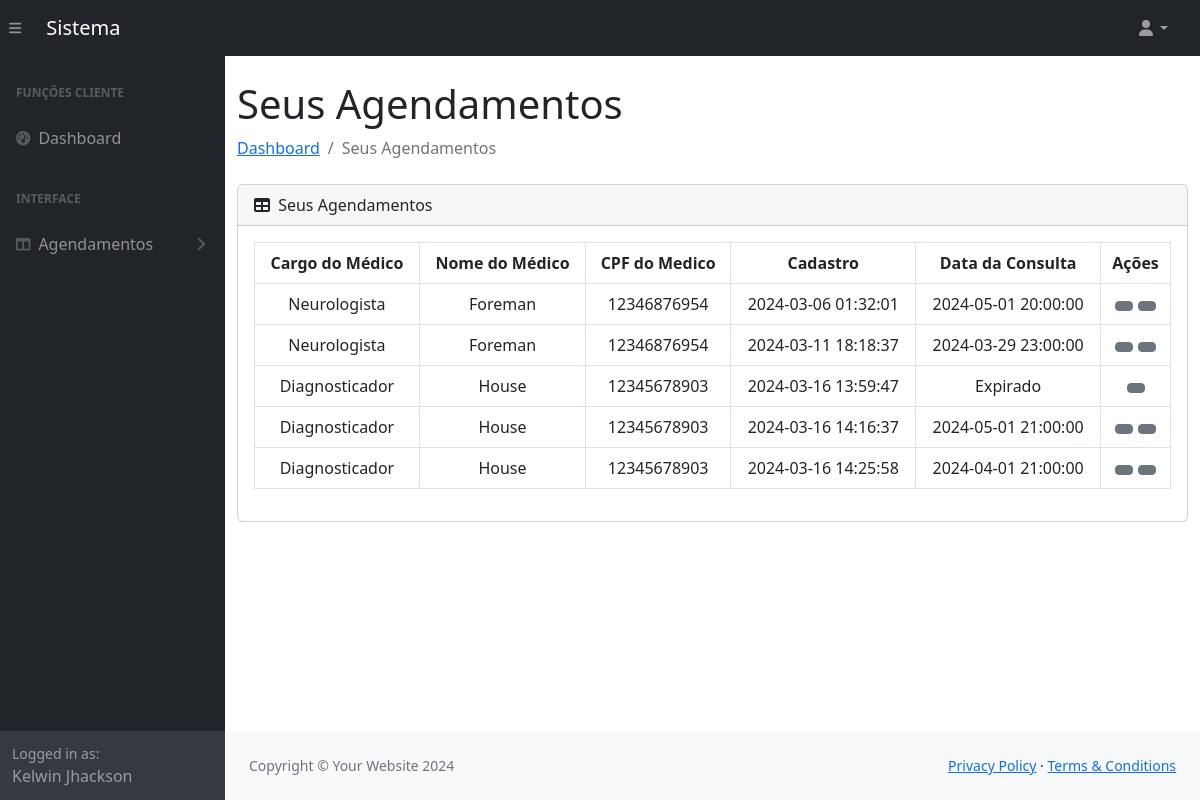
The page /sistema.php?pagina=listarAgendamentos (signed in) on the database its author committed.
### tables this page shows
CREATE TABLE `agendamentos` (
  `id` int NOT NULL,
  `idCliente` int NOT NULL,
  `nomeCliente` varchar(40) NOT NULL,
  `emailCliente` varchar(40) NOT NULL,
  `cpfCliente` varchar(15) NOT NULL,
  `idMedico` int NOT NULL,
  `cargoMedico` varchar(50) NOT NULL,
  `nomeMedico` varchar(50) NOT NULL,
  `cpfMedico` varchar(15) NOT NULL,
  `criadoEm` timestamp NOT NULL DEFAULT CURRENT_TIMESTAMP,
  `dataConsulta` timestamp NULL DEFAULT NULL,
  `isDeleted` varchar(1) DEFAULT NULL
);

### sistema.php (called while the page is built, shortened)
<?php
    include_once 'controllers/validate.php';
    function pageContent(){
        validarPagina();
    }
    include_once 'views/layout.php';
?>

### models/Manager.php (called while the page is built, shortened)
<?php
	class Manager extends Connect{
		public function select_common($table, $fields, $filters, $query_extra){
			$pdo = parent::get_instance();
			$query = "SELECT ";
			if($fields != null){
				$query .= implode(", ", $fields);
			}else{
				$query .= "*";
			}
			$query .= " FROM $table";
			if($filters != null){
				$query .= " WHERE ";
				foreach ($filters as $key => $value) {
					$query .= "$key=:$key AND ";
				}
				$query = substr($query, 0, -4);
			}
			$statement = $pdo->prepare($query);
			if($filters != null){
				foreach ($filters as $key => $value) {
					$filters[$key] = filter_var($value);
				}
				foreach ($filters as $key => $value) {
					$statement->bindValue(":$key", $value, PDO::PARAM_STR);
				}
			}
			$statement->execute();
			$data = [];
			if($statement->rowCount()){
				while($result = $statement->fetch(PDO::FETCH_ASSOC)){
					$data[] = $result;
				}
			}else{
				return false;
			}
			return $data;
		}
	}
?>

### views/modulos/agendamentos/lista.php (the view, shortened to what this page needs)
<?php
$dataAtual = date("Y-m-d H:i:s");
$dataAtual = strtotime($dataAtual);
?>
<div class="container-fluid">
    <h1 class="mt-4"><?= $titleSection; ?></h1>
    <ol class="breadcrumb mb-4">
        <li class="breadcrumb-item"><a href="#">Dashboard</a></li>
        <li class="breadcrumb-item active"><?= $titleSection; ?></li>
    </ol>
    <div class="card mb-4">
        <div class="card-header">
            <i class="fas fa-table me-1"></i>
            <?= $titleSection; ?>
        </div>
        <div class="card-body">
            <table class="table table-bordered table-hover table-stripped text-center" id="datatablesSimple">
                <thead class="text-center">
                    <?php if (!($_SESSION[sha1("user_data")][0]["tipoAcesso"] == "medico")) : ?>
                        <th>Cargo do Médico</th>
                        <th>Nome do Médico</th>
                        <th>CPF do Medico</th>
                    <?php endif; ?>
                    <th> Cadastro </th>
                    <th>Data da Consulta</th>
                    <th>Ações</th>
                </thead>
                <tbody>
                    <?php foreach ($lista as $l) : ?>
                        <tr>
                                <?php if ($_SESSION[sha1("user_data")][0]["tipoAcesso"] == "cliente" && $l['nomeCliente'] == $_SESSION[sha1("user_data")][0]["nome"]) : ?>
                                    <td><?= $l['cargoMedico']; ?></td>
                                    <td><?= $l['nomeMedico']; ?></td>
                                    <td><?= $l['cpfMedico']; ?></td>
                                    <td><?= $l['criadoEm']; ?></td>
                                    <td>
                                        <?php if ($dataAtual > strtotime($l['dataConsulta'])) : ?>
                                            Expirado
                                        <?php elseif ($dataAtual <= strtotime($l['dataConsulta'])) : ?>
                                            <?= $l['dataConsulta'] ?>
                                        <?php endif; ?>
                                    </td>
                                    <td>
                                <?php endif; ?>
                                <?php if (!($dataAtual > strtotime($l['dataConsulta']))) : ?>
                                    <a href="?pagina=atualizarAgendamento&id=<?= $l['id'] ?>" class="btn btn-sm btn-secondary">
                                    </a>
                                <?php endif; ?>
                                <button class="btn btn-sm btn-secondary" data-bs-toggle="modal" data-bs-target="#exampleModal-<?= $l['id']; ?>">
                                </button>
                                </td>
                        </tr>
                    <?php endforeach; ?>
                </tbody>
            </table>
        </div>
    </div>
</div>

### rows shown on the page
agendamentos: cargoMedico "Neurologista", nomeMedico "Foreman", cpfMedico "12346876954", criadoEm "2024-03-06 01:32:01", dataConsulta "2024-05-01 20:00:00"
agendamentos: cargoMedico "Neurologista", nomeMedico "Foreman", cpfMedico "12346876954", criadoEm "2024-03-11 18:18:37", dataConsulta "2024-03-29 23:00:00"
agendamentos: cargoMedico "Diagnosticador", nomeMedico "House", cpfMedico "12345678903", criadoEm "2024-03-16 13:59:47", shows "Expirado"
agendamentos: cargoMedico "Diagnosticador", nomeMedico "House", cpfMedico "12345678903", criadoEm "2024-03-16 14:16:37", dataConsulta "2024-05-01 21:00:00"
agendamentos: cargoMedico "Diagnosticador", nomeMedico "House", cpfMedico "12345678903", criadoEm "2024-03-16 14:25:58", dataConsulta "2024-04-01 21:00:00"

### other values the page prints
$userData[0]['nome'] "Kelwin Jhackson"
$titleSection "Seus Agendamentos"
